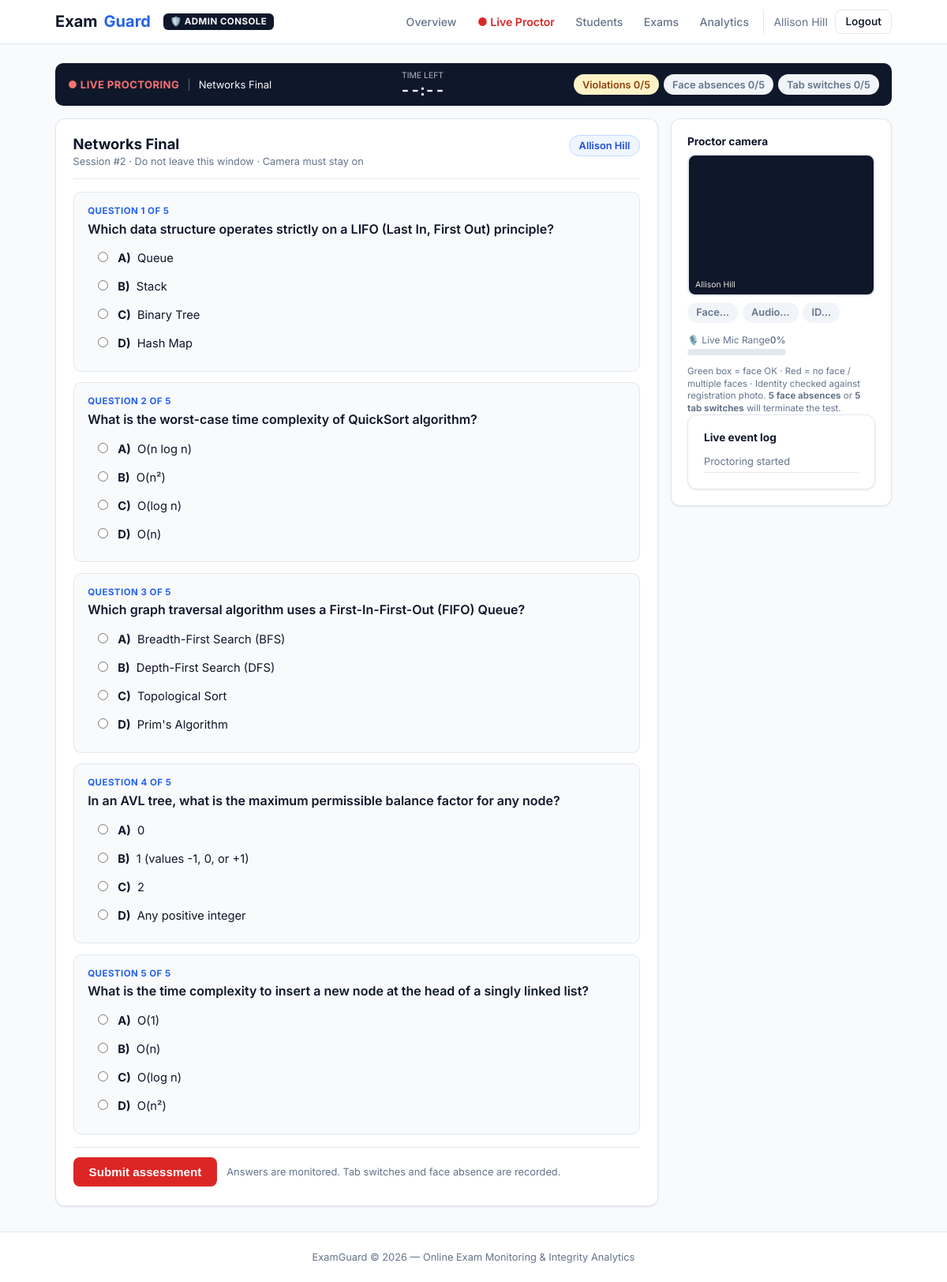
The page /session/2 (signed in) on the database its author committed.
### app/models/models.py (models this page shows, shortened)
class User(UserMixin, db.Model):
    __tablename__ = "users"
    id = db.Column(db.Integer, primary_key=True)
    email = db.Column(db.String(120), unique=True, nullable=False, index=True)
    password_hash = db.Column(db.String(256), nullable=False)
    full_name = db.Column(db.String(120), nullable=False)
    role = db.Column(db.String(20), default="candidate")
    photo_path = db.Column(db.String(255))
    id_type = db.Column(db.String(40))
    id_number = db.Column(db.String(80))
    id_document_path = db.Column(db.String(255))
    id_verified = db.Column(db.Boolean, default=False)
    created_at = db.Column(db.DateTime, default=datetime.utcnow)
    academic_status = db.Column(db.String(50), default="Currently Studying")  # Currently Studying / Graduated / Beginner
    college = db.Column(db.String(200), default="")
    domain = db.Column(db.String(100), default="")  # B.Tech, MCA, BA, B.Sc, etc.
    department = db.Column(db.String(120), default="")  # CSE, ECE, Economics, Computer Applications, etc.
    year_of_study = db.Column(db.String(50), default="")  # 1st Year, 2nd Year, 3rd Year, 4th Year, Graduated, Beginner
    sessions = db.relationship("ExamSession", backref="candidate", lazy="dynamic")

class ExamSession(db.Model):
    __tablename__ = "exam_sessions"
    id = db.Column(db.Integer, primary_key=True)
    candidate_id = db.Column(db.Integer, db.ForeignKey("users.id"), nullable=False)
    exam_id = db.Column(db.Integer, db.ForeignKey("available_exams.id"), nullable=True)
    exam_title = db.Column(db.String(200), default="Online Assessment")
    status = db.Column(db.String(20), default="registered")
    started_at = db.Column(db.DateTime)
    ended_at = db.Column(db.DateTime)
    duration_minutes = db.Column(db.Integer, default=60)
    test_score = db.Column(db.String(50), nullable=True)
    created_at = db.Column(db.DateTime, default=datetime.utcnow)
    exam = db.relationship("AvailableExam", backref="sessions")
    events = db.relationship("EventLog", backref="session", lazy="dynamic", cascade="all, delete-orphan")
    integrity_score = db.relationship("IntegrityScore", backref="session", uselist=False, cascade="all, delete-orphan")
    ai_report = db.relationship("AIReport", backref="session", uselist=False, cascade="all, delete-orphan")

### app/routes/exam.py (the view)
@exam_bp.route("/session/<int:session_id>")
@login_required
def take_exam(session_id):
    session = ExamSession.query.get_or_404(session_id)
    if session.candidate_id != current_user.id and current_user.role not in ("invigilator", "admin"):
        flash("Access denied.", "danger")
        return redirect(url_for("exam.candidate_home"))
    if session.status == "terminated":
        if not session.integrity_score:
            _finalize_session(session, "terminated")
        flash("This assessment was closed due to repeated rule violations.", "danger")
        return redirect(url_for("exam.session_report", session_id=session.id))
    if session.status != "active" and current_user.role == "candidate":
        return redirect(url_for("exam.session_report", session_id=session.id))
    exam_title = session.exam_title or (session.exam.title if session.exam else "General")
    questions = get_exam_questions(exam_title)
    return render_template(
        "exam_session.html",
        session=session,
        questions=questions,
        max_violations=MAX_VIOLATIONS,
    )

### app/services/exam_catalog.py (called while the page is built)
def get_exam_questions(exam_title):
    title_clean = (exam_title or "").strip().lower()
    for domain_key, domain_data in DOMAIN_CATALOG.items():
        for ex in domain_data["exams"]:
            if ex["title"].lower() in title_clean or title_clean in ex["title"].lower():
                return ex["questions"]
    return DOMAIN_CATALOG["CSE"]["exams"][0]["questions"]

### templates/exam_session.html (shortened to what this page needs)
{% extends "base.html" %}
{% block content %}
<div class="proctor-bar">
  <div class="proctor-bar-inner">
    <div class="proctor-left">
      <span class="proctor-live">● LIVE PROCTORING</span>
      <span class="proctor-sep">|</span>
      <span id="examTitleShort">{{ session.exam_title }}</span>
    </div>
    <div class="proctor-center">
      <span class="timer-label">Time left</span>
      <span class="timer-value" id="timerDisplay">--:--</span>
    </div>
    <div class="proctor-right">
      <span class="status-pill status-warn" id="violationBadge">Violations 0/{{ max_violations }}</span>
      <span class="status-pill status-muted" id="faceAbsBadge">Face absences 0/5</span>
      <span class="status-pill status-muted" id="tabBadge">Tab switches 0/5</span>
    </div>
  </div>
</div>
<div class="exam-layout">
  <div class="exam-main">
    <div class="eg-card exam-paper">
      <div class="exam-paper-header">
        <div>
          <h1 style="margin:0;font-size:1.15rem;">{{ session.exam_title }}</h1>
          <p class="text-muted" style="margin:0.25rem 0 0;font-size:0.8rem;">
            Session #{{ session.id }} · Do not leave this window · Camera must stay on
          </p>
        </div>
        <div class="candidate-chip">{{ current_user.full_name }}</div>
      </div>
      <form method="POST" id="examForm" action="{{ url_for('exam.submit_session', session_id=session.id) }}"
            onsubmit="return confirm('Submit assessment? Monitoring will stop and integrity report will be generated.');">
        {% if questions %}
          {% for q in questions %}
          <div class="question-block" data-q="{{ q.id }}">
            <div class="q-num">Question {{ loop.index }} of {{ questions|length }}</div>
            <p class="q-text">{{ q.text }}</p>
            {% for opt_key, opt_text in q.options.items() %}
            <label class="opt">
              <input type="radio" name="q{{ q.id }}" value="{{ opt_key }}">
              <strong style="margin-right:0.25rem;">{{ opt_key|upper }})</strong> {{ opt_text }}
            </label>
            {% endfor %}
          </div>
          {% endfor %}
        {% else %}
          <div class="question-block">
            <p class="text-muted">No questions configured for this assessment.</p>
          </div>
        {% endif %}
        <div class="exam-actions">
          <button type="submit" class="btn btn-danger" id="submitBtn">Submit assessment</button>
          <span class="text-muted" style="font-size:0.8rem;">Answers are monitored. Tab switches and face absence are recorded.</span>
        </div>
      </form>
    </div>
  </div>
  <aside class="exam-side">
    <div class="eg-card eg-card-sm">
      <p class="side-title">Proctor camera</p>
      <div class="video-wrap proctor-video">
        <video id="webcam" autoplay playsinline muted></video>
        <div class="video-watermark" id="videoWatermark">{{ current_user.full_name }}</div>
      </div>
      <div class="mt-1" style="display:flex;flex-wrap:wrap;gap:0.35rem;">
        <span id="faceStatus" class="status-pill status-muted">Face…</span>
        <span id="audioStatus" class="status-pill status-muted">Audio…</span>
        <span id="matchStatus" class="status-pill status-muted">ID…</span>
      <div class="mt-1">
        <div style="display:flex;justify-content:space-between;align-items:center;font-size:0.75rem;margin-bottom:0.25rem;color:var(--muted);">
          <span>🎙️ Live Mic Range</span>
          <span id="audioLevelPct" style="font-weight:600;font-variant-numeric:tabular-nums;">0%</span>
        </div>
        <div style="height:8px;background:#e2e8f0;border-radius:4px;overflow:hidden;border:1px solid var(--border);">
        </div>
      </div>
      <p class="text-muted" style="font-size:0.72rem;margin:0.5rem 0 0;line-height:1.35;">
        Green box = face OK · Red = no face / multiple faces · Identity checked against registration photo.
        <strong>5 face absences</strong> or <strong>5 tab switches</strong> will terminate the test.
      </p>
    </div>
    <div class="eg-card eg-card-sm">
      <p class="side-title">Live event log</p>
      <div class="event-feed" id="eventList">
        <div class="event-item text-muted">Proctoring started</div>
      </div>
    </div>
  </aside>
</div>
{% endblock %}

### templates/base.html (shortened to what this page needs)
<!DOCTYPE html>
<html lang="en">
<head>
  <link rel="stylesheet" href="{{ url_for('static', filename='css/style.css') }}">
</head>
<body>
  <nav class="eg-nav">
    <div class="inner">
      <div style="display:flex;align-items:center;gap:1rem;">
        <a class="eg-logo" href="{{ url_for('auth.index') }}">Exam<span>Guard</span></a>
        {% if current_user.is_authenticated %}
          {% if current_user.role in ('invigilator', 'admin') %}
            <span class="nav-role-badge badge-admin">🛡️ Admin Console</span>
          {% else %}
            <span class="nav-role-badge badge-student">🎓 Student Portal</span>
          {% endif %}
        {% endif %}
      </div>
      <div class="eg-nav-right">
        {% if current_user.is_authenticated %}
          {% if current_user.role in ('invigilator', 'admin') %}
            <div class="nav-menu">
              <a href="{{ url_for('admin.dashboard') }}" class="nav-link">Overview</a>
              <a href="{{ url_for('admin.live_proctor') }}" class="nav-link nav-live">
                <span class="live-dot-pulse">●</span> Live Proctor
              </a>
              <a href="{{ url_for('admin.students') }}" class="nav-link">Students</a>
              <a href="{{ url_for('admin.manage_exams') }}" class="nav-link">Exams</a>
              <a href="{{ url_for('admin.analytics') }}" class="nav-link">Analytics</a>
            </div>
          {% endif %}
          <div class="user-pill">
            <span class="eg-user">{{ current_user.full_name }}</span>
            <a class="btn btn-outline btn-sm" href="{{ url_for('auth.logout') }}">Logout</a>
          </div>
        {% else %}
          <div class="nav-menu">
            <a href="{{ url_for('auth.login', role='candidate') }}" class="nav-link">Student Login</a>
            <a href="{{ url_for('auth.login', role='invigilator') }}" class="nav-link">Admin Login</a>
            <a href="{{ url_for('auth.register') }}" class="btn btn-primary btn-sm">Register</a>
          </div>
        {% endif %}
      </div>
    </div>
  </nav>
  <main class="eg-main">
    {% block content %}{% endblock %}
  </main>
  <footer class="eg-footer">
    <div class="footer-inner">
      <div>ExamGuard &copy; 2026 — Online Exam Monitoring &amp; Integrity Analytics</div>
    </div>
  </footer>
</body>
</html>

### rows shown on the page
User: full_name "Allison Hill"
ExamSession: exam_title "Networks Final", id "2"

### other values the page prints
{{ max_violations }} "5"
{{ questions|length }} "5" "5" "5" "5" "5"
{{ q.text }} "Which data structure operates strictly on a LIFO (Last In, First Out) principle?" "What is the worst-case time complexity of QuickSort algorithm?" "Which graph traversal algorithm uses a First-In-First-Out (FIFO) Queue?" "In an AVL tree, what is the maximum permissible balance factor for any node?" "What is the time complexity to insert a new node at the head of a singly linked list?"
{{ opt_key|upper }} "A" "B" "C" "D" "A" "B" "C" "D" "A" "B" "C" "D" "A" "B" "C" "D" "A" "B" "C" "D"
{{ opt_text }} "Queue" "Stack" "Binary Tree" "Hash Map" "O(n log n)" "O(n²)" "O(log n)" "O(n)" "Breadth-First Search (BFS)" "Depth-First Search (DFS)" "Topological Sort" "Prim's Algorithm" "0" "1 (values -1, 0, or +1)" "2" "Any positive integer" "O(1)" "O(n)" "O(log n)" "O(n²)"
